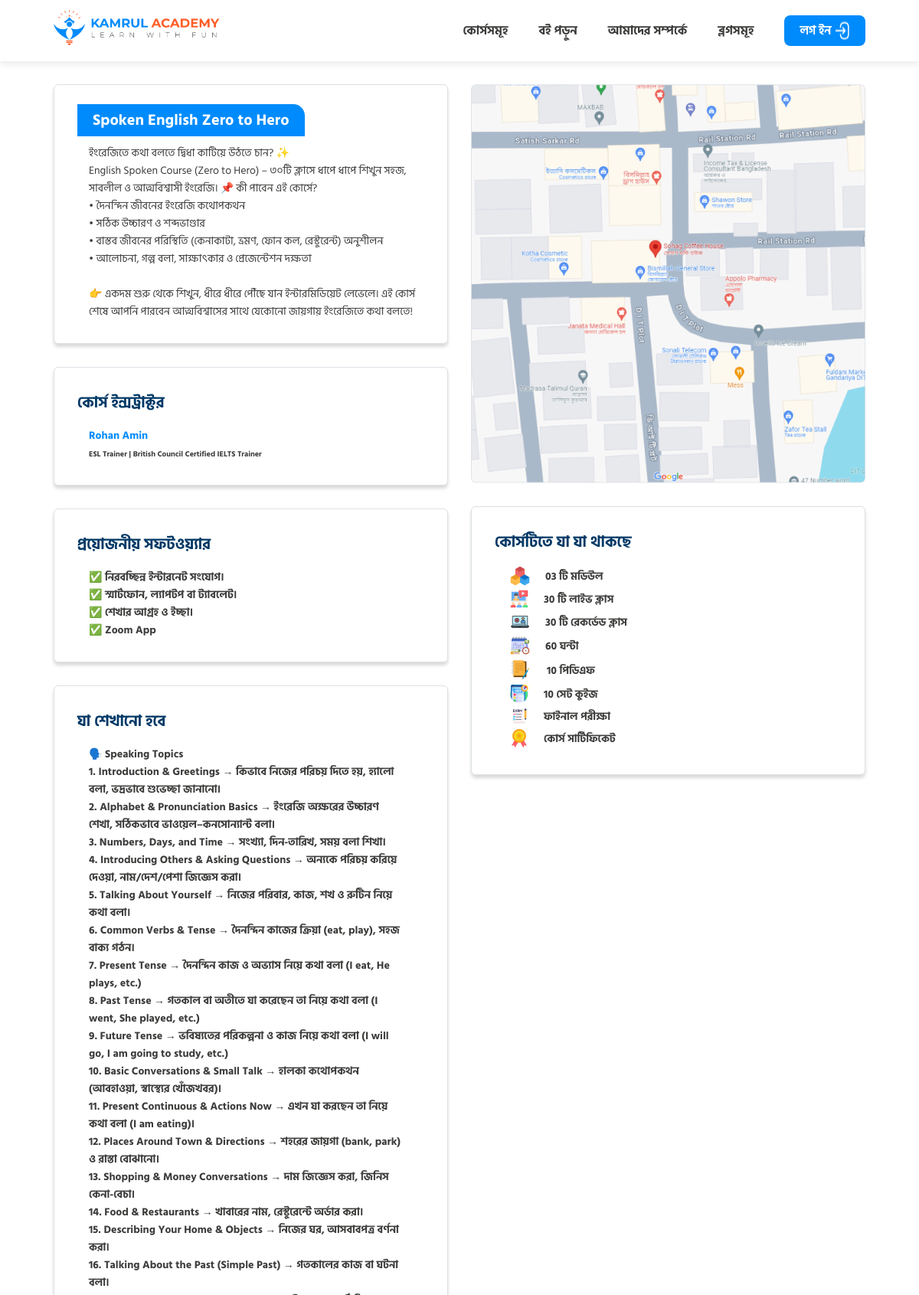
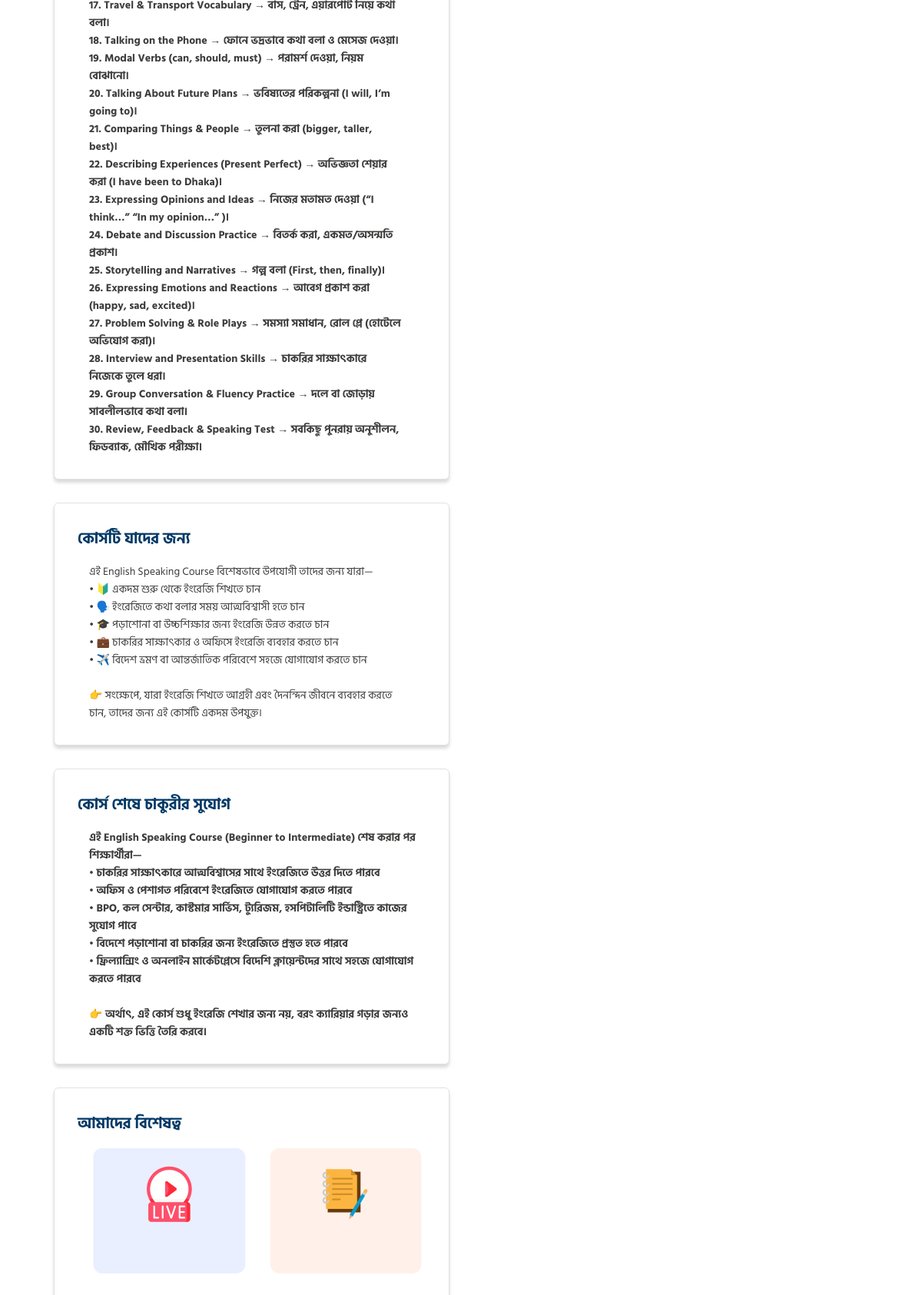
Page /livecourse/live00009/ (upper part) on the committed database (2 pictures, top to bottom).
### ka_main/models.py (models this page shows, shortened)
class LiveCourse(models.Model):
    id = models.CharField(max_length=30,primary_key=True,default="001")
    title = models.CharField(max_length=50,null=True,blank=True)
    preface = models.CharField(max_length=100,null=True,blank=True)
    description = models.TextField(null=True,blank=True)
    banner = models.ImageField(upload_to="media/images/recorded/",null=True,blank=True)
    batch_no = models.CharField(max_length=4,null=True,blank=True)
    seats_remain = models.CharField(max_length=4,null=True,blank=True)
    days_remain = models.CharField(max_length=4,null=True,blank=True)
    total_student = models.CharField(max_length=10,null=True,blank=True)
    total_modules = models.CharField(max_length=4,null=True,blank=True)
    total_classes = models.CharField(max_length=4,null=True,blank=True)
    total_hours = models.CharField(max_length=4,null=True,blank=True)
    total_pdfs = models.CharField(max_length=4,null=True,blank=True)
    total_quizes = models.CharField(max_length=4,null=True,blank=True)
    mentor = models.ForeignKey(Mentor,on_delete=models.CASCADE,null=True)
    for_index = models.BooleanField(default=False)
    softwares = models.TextField(null=True,blank=True)
    learningoutcome1 = models.TextField(null=True,blank=True)
    learningoutcome2 = models.TextField(null=True,blank=True)
    forwhom1 = models.TextField(null=True,blank=True)
    forwhom2 = models.TextField(null=True,blank=True)
    opportunities = models.TextField(null=True,blank=True)
    fee = models.FloatField(default=0.0)
    fee_per_month = models.FloatField(default=0.0)
    fee_bangla = models.CharField(max_length=20,null=True,blank=True)
    fee_per_month_bangla = models.CharField(max_length=20,null=True,blank=True)

class Mentor(models.Model):
    id = models.CharField(primary_key=True,max_length=30)
    name = models.CharField(max_length=100,blank=True,null=True)
    designation = models.CharField(max_length=100,blank=True,null=True)

### ka_main/views.py (the view)
# urls.py: path("livecourse/<str:pk>/",views.livecourse,name="livecourse"),
def livecourse(request,pk):
    course = LiveCourse.objects.get(id=pk)
    modules = LiveCourseModule.objects.filter(course=course)
    enrolled_check = ManualEnrollment.objects.filter(username=get_username(request),rid=pk)
    if len(enrolled_check) == 0:
        enrolled = False
    else:
        enrolled = True
    context={
        'enrolled':enrolled,
        'course':course,
        'modules':modules,
    }
    return render(request,"ka_main/live/course.html",context)

### ka_main/views.py (called while the page is built)
def get_username(request):
    if logged_in(request):
        username = User.objects.get(id=get_user_id(request)).username
    else:
        username = "None"
    return username

def logged_in(request):
    return request.user.is_authenticated

### ka_main/templates/ka_main/live/course.html (shortened to what this page needs)
{% extends 'ka_main/live/base.html' %}
{% load static %}
{% block body %}
{% if enrolled %}
<div class="container">
    <div class="rclass1">
        <div class="one">
            <div class="card">
                <h4><span class="small bn-bold">{{ course.title }}</span></h4>
                <a href="{% url 'dashboard-live-courses' %}" class="startcoursebtn"><span class="bn-regular tiny">আজকেই আপনার কোর্সটি শুরু করুন</span> <span class="bn-bold tiny bluespan">শুরু করুন</span></a>
                <p class="tiny bn-regular">{{ course.description|safe }}</p>
            </div>
            <div class="card">
                <h4 class="small">যা শেখানো হবে</h4>
                <p>
                    {% for module in modules %}
                    <details>
                        <summary class="bn-bold tiny">{{ module.module_name }}</summary>
                        {% for c in module.classes.all %}
                        {% if c.done or c.ongoing %}
                        {% if c.done %}
                        <p class="classwithlink"><span class="tiny bn-bold">&#x27B1; {{ c.class_name }}</span><span><a href="{{ c.class_link }}" class="white primary-bg tiny bn-bold">রেকর্ডেড ক্লাস দেখুন</a></span></p>
                        {% endif %}
                        {% if c.ongoing %}
                        <p class="classwithlink"><span class="tiny bn-bold">&#x27B1; {{ c.class_name }}</span><span><a href="{{ c.class_link }}" class="white primary-bg tiny bn-bold">লাইভে যুক্ত হোন</a></span></p>
                        {% endif %}
                        {% else %}
                        <p class="classwithlink"><span class="tiny bn-bold">&#x27B1; {{ c.class_name }}</span><span>{{ c.class_date }}</span></p>
                        {% endif %}
                        <p class="classwithlink"><span class="tiny bn-bold">&#x27B1; কুইজ</span><span><a href="" class="white primary-bg tiny bn-bold">অংশগ্রহণ করুন</a></span></p>
                        {% endfor %}
                    </details>
                    {% endfor %}
                </p>
            </div>
        </div>
    </div>
</div>
{% else %}
<div class="container">
    <div class="rclass">
        <div class="one">
            <div class="card">
                <h4><span class="small bn-bold design">{{ course.title }}</span></h4>
                <p class="tiny bn-regular">{{ course.description|safe }}</p>
            </div>
            <div class="card">
                <h4 class="small">কোর্স ইন্সট্রাক্টর</h4>
                <p class="bn-bold tiny blue" id="mentor">{{ course.mentor.name }} <br> <span class="bn-bold extra-tiny">{{ course.mentor.designation }}</span></p>
            </div>
            <div class="card">
                <h4 class="small">প্রয়োজনীয় সফটওয়্যার</h4>
                <p class="bn-bold tiny">
                    {{ course.softwares|safe }}
                </p>
            </div>
            <div class="card">
                <h4 class="small">যা শেখানো হবে</h4>
                <p>
                    <div class="set">
                        <div class="set1 bn-bold tiny">
                            {{ course.learningoutcome1|safe }}
                        </div>
                    </div>
                </p>
            </div>
            <div class="card">
                <h4 class="small">কোর্সটি যাদের জন্য</h4>
                <p>
                    <div class="set">
                        <div class="set1 bn-regular tiny">
                            {{ course.forwhom1|safe }}
                        </div>
                    </div>
                </p>
            </div>
            <div class="card">
                <h4 class="small">কোর্স শেষে চাকুরীর সুযোগ</h4>
                <p class="bn-bold tiny">
                    {{ course.opportunities|safe }}
                </p>
            </div>
            <div class="card">
                <h4 class="small">আমাদের বিশেষত্ব</h4>
                <p class="bn-bold tiny">
                    <div class="images">
                        <img src="{% static 'images/icons/thatone.png' %}" alt="">
                        <img src="{% static 'images/icons/thattwo.png' %}" alt="">
                    </div>
                </p>
            </div>
        </div>
        <div class="one">
            <img src="{{ course.banner.url }}" alt="" width="100%" height="auto" style="border-radius: 6px;" id="one-image">
            <div class="card">
                <h4 class="small">কোর্সটিতে যা যা থাকছে</h4>
                <p class="bn-bold tiny">
                    <div class="features"><img src="{% static 'images/icons/thisseven.png' %}" alt=""><span class="bn-bold tiny">{{ course.total_modules }} টি মডিউল</span></div>
                    <div class="features"><img src="{% static 'images/icons/thiseight.png' %}" alt=""><span class="bn-bold tiny">{{ course.total_classes }} টি লাইভ ক্লাস</span></div>
                    <div class="features"><img src="{% static 'images/icons/thisnine.png' %}" alt=""><span class="bn-bold tiny">{{ course.total_classes }} টি রেকর্ডেড ক্লাস</span></div>
                    <div class="features"><img src="{% static 'images/icons/thistwo.png' %}" alt=""><span class="bn-bold tiny">{{ course.total_hours }} ঘন্টা</span></div>
                    <div class="features"><img src="{% static 'images/icons/thisthree.png' %}" alt=""><span class="bn-bold tiny">{{ course.total_pdfs }} পিডিএফ</span></div>
                    <div class="features"><img src="{% static 'images/icons/thisfour.png' %}" alt=""><span class="bn-bold tiny">{{ course.total_quizes }} সেট কুইজ</span></div>
                    <div class="features"><img src="{% static 'images/icons/thisfive.png' %}" alt=""><span class="bn-bold tiny">ফাইনাল পরীক্ষা</span></div>
                    <div class="features"><img src="{% static 'images/icons/thissix.png' %}" alt=""><span class="bn-bold tiny">কোর্স সার্টিফিকেট</span></div>
                </p>
            </div>
        </div>
    </div>
</div>
{% endif %}
{% endblock %}

### static/css/live.css (style rules this page uses)
:root { --light-color : #FFFFFF; --dark-color: #3C3C3B; --primary-color: #008BFC; --secondary-color: #FF5E27; --app-bg-color: #F9F9F9; }
h2,h4,h6 { font-family: 'BanglaBold',sans-serif; }
.small { font-size: 20px; }
.tiny { font-size: 14px; }
.extra-tiny { font-size: 10px; }
.bn-bold { font-family: 'BanglaBold',sans-serif; }
.bn-regular { font-family: 'BanglaRegular',sans-serif; }
html { margin: 0px; padding: 0px; }
*, body { padding: 0; margin: 0; box-sizing: border-box; font-family: 'BanglaRegular',sans-serif; color: var(--dark-color); }
.blue { color: var(--primary-color); }
.container { margin: 0px 100px; }
@media screen and (max-width:1300px) { .container { margin: 0px 70px; } }
.rclass { display: grid; grid-template-columns: 1fr 1fr; gap: 30px; align-items: flex-start; }
.rclass > .one { margin: 30px 0px; display: flex; flex-direction: column; gap: 30px; align-items: center; }
.rclass > .one > .card { width: 100%; padding: 30px; background-color: var(--light-color); border-radius: 6px; border: 0.1px solid #DDE1E5; box-shadow: 0px 4px 4px rgba(0,0,0, .15); }
.rclass > .one > .card > h4 { margin-bottom: 15px; color: #013966; }
.rclass > .one > .card > h4 > .design { padding: 5px 20px; border-radius: 0px 15px 0px 0px; background-color: var(--primary-color); color: var(--light-color); }
.rclass > .one > .card > p { padding-left: 15px; }
#mentor { cursor: pointer; }
.rclass .set { padding-left: 15px; display: flex; gap: 30px; align-items: center; }
.rclass .features { margin: 5px 0px; padding-left: 20px; display: flex; gap: 20px; align-items: center; }
.rclass .images { padding-left: 20px; display: grid; grid-template-columns: 200px 200px; gap: 30px; }

### rows in the picture
LiveCourse: title "Spoken English Zero to Hero", description "ইংরেজিতে কথা বলতে দ্বিধা কাটিয়ে উঠতে চান? ✨ English Spoken Course (Zero to Hero) – ৩০টি ক্লাসে ধাপে ধাপে শিখুন সহজ, সাবলীল ও আত্মবিশ্বাসী ইংরেজি। 📌 কী পাবেন এই কোর্সে? • দৈনন্দিন জীবনের ইংরেজি কথোপকথন • সঠিক উচ্চারণ ও শব্দভাণ্ডার • বাস্তব জীবনের পরিস্থিতি (কেনাকাটা, ভ্রমণ, ফোন কল, রেস্টুরেন্ট) অনুশীলন • আলোচনা, গল্প বলা, সাক্ষাৎকার ও প্রেজেন্টেশন দক্ষতা 👉 একদম শুরু থেকে শিখুন, ধীরে ধীরে পৌঁছে যান ইন্টারমিডিয়েট লেভেলে। এই কোর্স শেষে আপনি পারবেন আত্মবিশ্বাসের সাথে যেকোনো জায়গায় ইংরেজিতে কথা বলতে!", mentor.name "Rohan Amin", mentor.designation "ESL Trainer | British Council Certified IELTS Trainer", softwares "✅ নিরবচ্ছিন্ন ইন্টারনেট সংযোগ। ✅ স্মার্টফোন, ল্যাপটপ বা ট্যাবলেট। ✅ শেখার আগ্রহ ও ইচ্ছা। ✅ Zoom App", learningoutcome1 "🗣️ Speaking Topics 1. Introduction & Greetings → কিভাবে নিজের পরিচয় দিতে হয়, হ্যালো বলা, ভদ্রভাবে শুভেচ্ছা জানানো। 2. Alphabet & Pronunciation Basics → ইংরেজি অক্ষরের উচ্চারণ শেখা, সঠিকভাবে ভাওয়েল–কনসোন্যান্ট বলা। 3. Numbers, Days, and Time → সংখ্যা, দিন-তারিখ, সময় বলা শিখা। 4. Introducing Others & Asking Questions → অন্যকে পরিচয় করিয়ে দেওয়া, নাম/দেশ/পেশা জিজ্ঞেস করা। 5. Talking About Yourself → নিজের পরিবার, কাজ, শখ ও রুটিন নিয়ে কথা বলা। 6. Common Verbs & Tense → দৈনন্দিন কাজের ক্রিয়া (eat, play), সহজ বাক্য গঠন। 7. Present Tense → দৈনন্দিন কাজ ও অভ্যাস নিয়ে কথা বলা (I eat, He plays, etc.) 8. Past Tense → গতকাল বা অতীতে যা করেছেন তা নিয়ে কথা বলা (I went, She played, etc.) 9. Future Tense →…", forwhom1 "এই English Speaking Course বিশেষভাবে উপযোগী তাদের জন্য যারা— • 🔰 একদম শুরু থেকে ইংরেজি শিখতে চান • 🗣️ ইংরেজিতে কথা বলার সময় আত্মবিশ্বাসী হতে চান • 🎓 পড়াশোনা বা উচ্চশিক্ষার জন্য ইংরেজি উন্নত করতে চান • 💼 চাকরির সাক্ষাৎকার ও অফিসে ইংরেজি ব্যবহার করতে চান • ✈️ বিদেশ ভ্রমণ বা আন্তর্জাতিক পরিবেশে সহজে যোগাযোগ করতে চান 👉 সংক্ষেপে, যারা ইংরেজি শিখতে আগ্রহী এবং দৈনন্দিন জীবনে ব্যবহার করতে চান, তাদের জন্য এই কোর্সটি একদম উপযুক্ত।", opportunities "এই English Speaking Course (Beginner to Intermediate) শেষ করার পর শিক্ষার্থীরা— • চাকরির সাক্ষাৎকারে আত্মবিশ্বাসের সাথে ইংরেজিতে উত্তর দিতে পারবে • অফিস ও পেশাগত পরিবেশে ইংরেজিতে যোগাযোগ করতে পারবে • BPO, কল সেন্টার, কাস্টমার সার্ভিস, ট্যুরিজম, হসপিটালিটি ইন্ডাস্ট্রিতে কাজের সুযোগ পাবে • বিদেশে পড়াশোনা বা চাকরির জন্য ইংরেজিতে প্রস্তুত হতে পারবে • ফ্রিল্যান্সিং ও অনলাইন মার্কেটপ্লেসে বিদেশি ক্লায়েন্টদের সাথে সহজে যোগাযোগ করতে পারবে 👉 অর্থাৎ, এই কোর্স শুধু ইংরেজি শেখার জন্য নয়, বরং ক্যারিয়ার গড়ার জন্যও একটি শক্ত ভিত্তি তৈরি করবে।", banner (picture), total_modules "03", total_classes "30", total_hours "60", total_pdfs "10", total_quizes "10"
